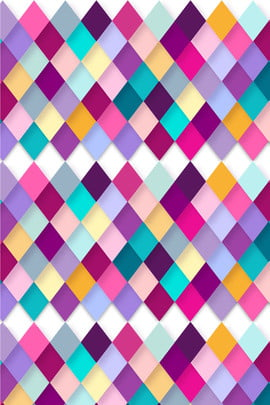
#> input picture 8/90.jpg, 270 x 405 px
$ python 'questão8.py'
#> lines starting #> are read from the running program, lines starting #| are printed output that depends on the picture
#Abrir uma imagem colorida, transformar em tom de cinza, visualizar imagem de entrada. Apliquem um redimensionamento da imagem, reduzindo e depois aumentando seu tamanho, visualizem os resultados e salvem. Obs: uma imagem 320×240 deve virar uma 160×120 em primeiro caso e 640×480 em segundo caso.

import cv2

#primeiro passo: devo abrir uma imagem colorida. Para abrir uma imagem, eu devo criar uma variável(imcolor) e esta irá receber uma função chamada imread que terá com entrada uma imagem salva no meu computador.
imcolor = cv2.imread('90.jpg')
#> imcolor is the input picture: shape (405, 270, 3); mean B, G, R 179.1, 146.8, 180.9

#segundo passo}: transformar em tom de cinza. pARA ISSO, EU VOU CRIAR UMA VARIÁVEL(IMCINZA) E ELA IRÁ RECEBER A FUNÇÃO QUE CONVERTE A COR (CV2.CVTCOLOR) e essa função recebe dois parametros (a variavel que representa nossa imagem aberta, a função que transforma a imagem em cinza)
imcinza = cv2.cvtColor(imcolor, cv2.COLOR_BGR2GRAY)
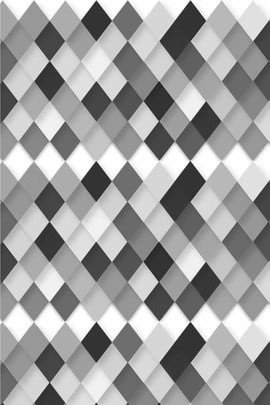
#> imcinza: shape (405, 270); min 21, max 255, mean 160.7

#terceiro passo: visualizar imagem de entrada. para isso eu vou utilizar a função imshow e ela terá dois parametros de entrada: o nome da janela que será aberta quando o meu código rodar e a variavel que contém a imagem transformada em cinza
cv2.imshow('visualizar imagem de entrada', imcinza)

#quarto passo: aplicarcar um redimensionamento de imagem. Primeiramente, a gente tem que pegar a foram das linhas e colunas. Como fazer isto? Criei duas variáreis para linhas e colunas e elas vão receber a função shape (forma) e vai ser [:2], uma vez que o enunciado pede o dobro e metade.
linhas, colunas = imcinza.shape[:2]
#> linhas = 405; colunas = 270

#quinto passo: reduzinndo pela metade os pixels das linhas e colunas. Como fiz? Criei uma variável e ela vai receber a função resize que recebe como parametros: imcinza (nossa imagem), alteração que eu quero fazer nas linhas e colunas dela
reduzir_imcinza = cv2.resize(imcinza, (int(linhas/2), int(colunas/2)))
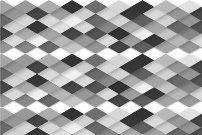
#> reduzir_imcinza: shape (135, 202); min 24, max 255, mean 160.7

#sexto passo: dobrar os pixels da linhas e colunas. Como fiz? Criei uma variável e ela vai receber a função resize que recebe como parametros: imcinza (nossa imagem), alteração que eu quero fazer nas linhas e colunas dela
aumentar_imcinza = cv2.resize(imcinza, (2*linhas, 2*colunas))
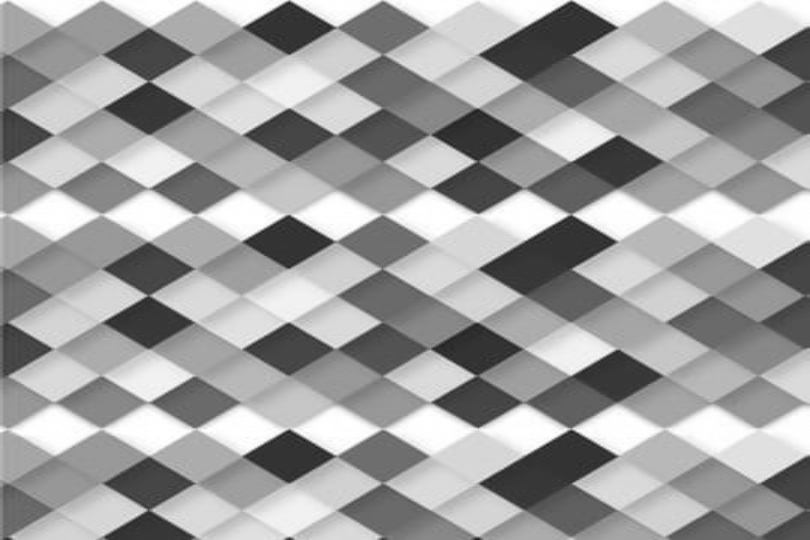
#> aumentar_imcinza: shape (540, 810); min 25, max 255, mean 160.6

#sétimo passo: visualizar os resultados. para tanto utilizo a função imshow que recebe dois parametros: o nome da janela e o resultado do passo anterior (redução ou aumento)
cv2.imshow('imagem reduzida', reduzir_imcinza)
cv2.imshow('imagem aumentada', aumentar_imcinza)

cv2.waitKey(0)

#oitavo passo: salvar os resultados. Como salvo? função imwrite que receve 2 parametros: o nome que ficará salvo no computador e o arquivo alterado que eu quero deixar salvo
cv2.imwrite('imagem_reduzida.jpg', reduzir_imcinza)
cv2.imwrite('imagem_aumentada.jpg', aumentar_imcinza)
